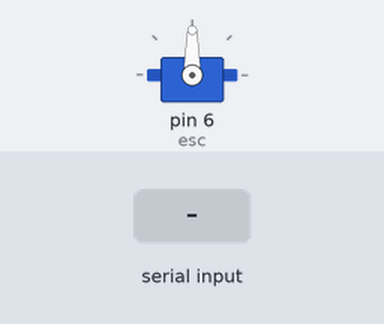
This sketch was run on a simulated Arduino Uno, built with avr-gcc and run on an emulated ATmega328P. Parts: servo. The inputs (shaded band) are chosen by the test bench. What the sketch prints to the serial monitor is not drawn.

Above: at 1.2 s.
1.3 s: "0" received over Serial
At 1.8 s:
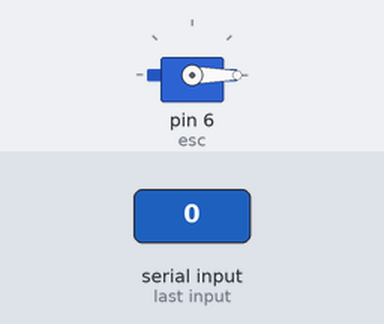
2.8 s: "1" received over Serial
At 4.0 s:
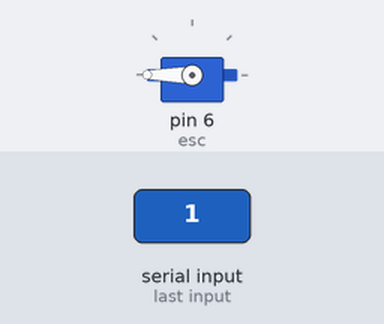
4.3 s: "2" received over Serial
At 8.9 s:
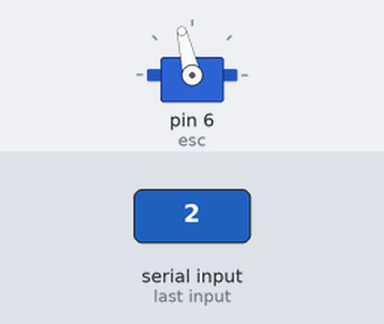
Timing chart, 0 to 12.0 s (numbered marks = the images above; inputs shaded):
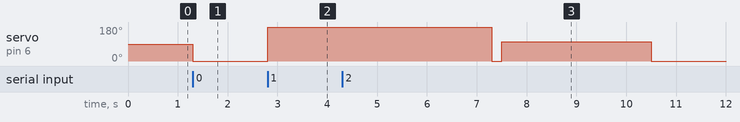

The sketch:

calibrage.ino
```cpp
#include <Servo.h>

Servo esc;
char data;

/**
 * Initialisation routine
 */
void setup() {
    Serial.begin(9600);

    esc.attach(6); // 1000 and 2000 are very important ! Values can be different with other ESCs.


    displayInstructions();
}

/**
 * Main function
 */
void loop() {

    if (Serial.available()) {
        data = Serial.read();

        switch (data) {
            // 0
            case 48 : Serial.println("Sending 0 throttle");
                      esc.write(0);

            break;

            // 1
            case 49 : Serial.println("Sending 180 throttle");
                      esc.write(180);

            break;

            // 2
            case 50 : Serial.print("Running test in 3");
                      delay(1000);
                      Serial.print(" 2");
                      delay(1000);
                      Serial.println(" 1...");
                      delay(1000);
                      test();
            break;
        }
    }
}

/**
 * Test function sending throttle to the ESC for a slow speed
 */
void test()
{
    esc.write(0);
    delay(200);
    esc.write(103);
    delay(3000);
    esc.write(0);
}

/**
 * Displays instructions to user
 */
void displayInstructions()
{
    Serial.println("READY - PLEASE SEND INSTRUCTIONS AS FOLLOWING :");
    Serial.println("\t0 : Sends 0 throttle");
    Serial.println("\t1 : Sends 180 throttle");
    Serial.println("\t2 : Runs test function\n");
}
```

Measured:
- after the input at 1.3 s, servo on pin 6 (esc): 90° → 0° at once
- after the input at 2.8 s, servo on pin 6 (esc): 0° → 180° at once
- after the input at 4.3 s, servo on pin 6 (esc): 180° → 0° after 3.0 s, → 103° 0.20 s later, → 0° 3.0 s later
